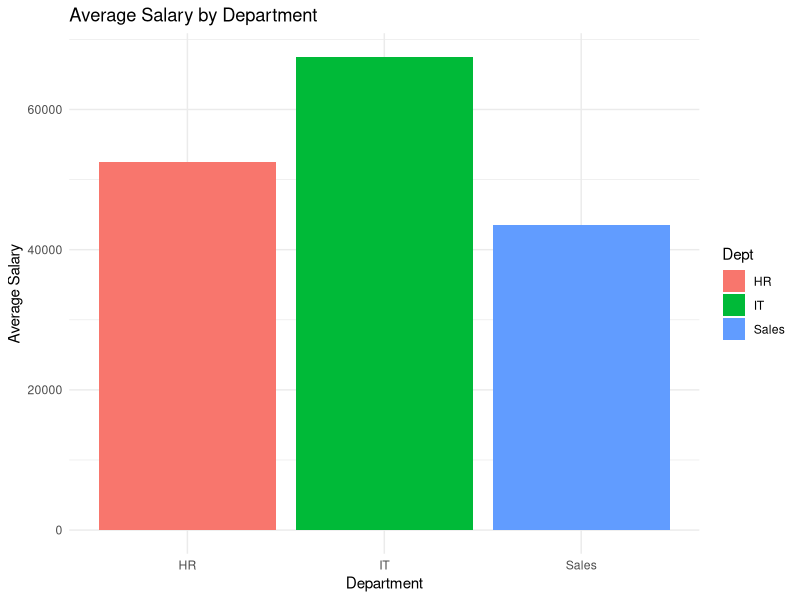

This chart was generated by the following R code:
# Q41 – Employee Salary Analysis
library(dplyr)
library(ggplot2)

employees <- data.frame(
  Name = c("A","B","C","D","E","F"),
  Dept = c("IT","IT","HR","HR","Sales","Sales"),
  Salary = c(60000, 75000, 50000, 55000, 40000, 47000)
)

# Step 1: Average salary per department
avg_salary <- employees %>%
  group_by(Dept) %>%
  summarize(AverageSalary = mean(Salary))

print(avg_salary)

# Step 2: Visualize average salary per department
ggplot(avg_salary, aes(x=Dept, y=AverageSalary, fill=Dept)) +
  geom_bar(stat="identity") +
  labs(title="Average Salary by Department", x="Department", y="Average Salary") +
  theme_minimal()


# Concepts: Grouping + summarization + bar chart visualization.